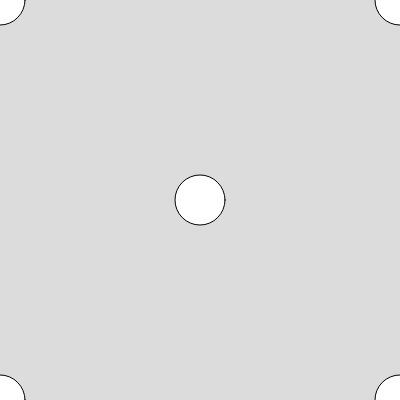
Frame 1 (no input)
Frame 60 (no input): identical to frame 1, image omitted
Frame 120 (the mouse pressed at the canvas centre since frame 60): identical to frame 1, image omitted

The p5.js sketch that drew this single still picture (run headless with seeded random() and noise() and a simulated clock; from frame 60 on, the mouse is pressed at the canvas centre):

// p5.js sketch
// ── sketch.js
// Coordinates Systems and User Events
// David Shi
// September 10, 2025
//A first look at interactive programs -


function setup() {
  createCanvas(400, 400);
}

function draw() {
  background(220);
  challenge();
}

function keyPressed(){

}

function challenge(){
  circle(width/2, height/2, 50);
  circle(width, height, 50);
  circle(width-width, height-height, 50);
  circle(width-width, height, 50);
  circle(width, height-height, 50);
}
